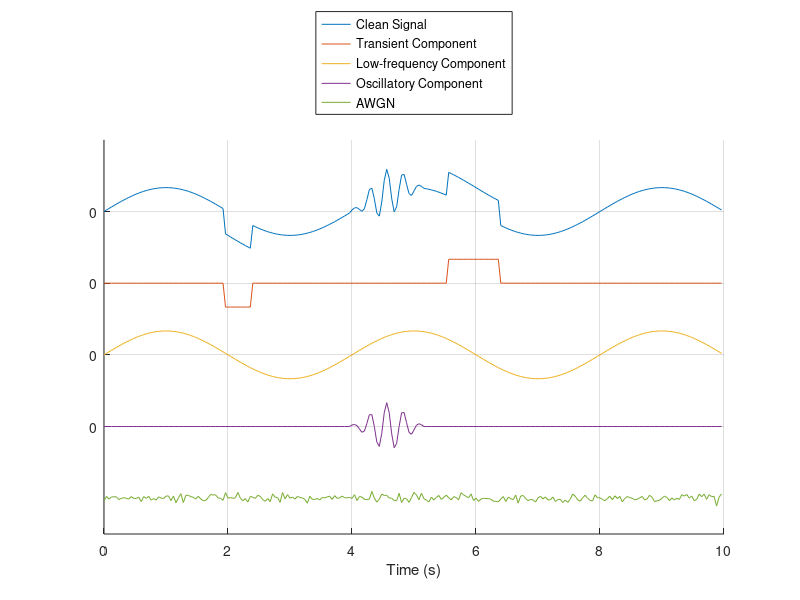

Write MATLAB code to recreate this figure. (Note: this script raises an error after producing the figure.)
%%  This file provides a demo of the DETOKS algorithm
%   
%   Please cite as: 
%   A. Parekh, I.W. Selesnick, D. Rapaport, I.Ayappa, Detection of
%   K-complexes and sleep spindles (DETOKS) using sparse optimization,
%   Journal of Neuroscience Methods, vol. 251, pp. 37-46, 2015. 
%   
%   Last Edit: March 29th, 2016. Ankit Parekh(ankit.parekh@nyu.edu)
%   Copyright (c) 2015. 
%% Initialization

clear; close all; clc;
%% Create synthetic signal

% Initialize noise level and signal length
rng('default')
sigma = 0.1;
fs = 25;
N = 10*fs;
n = 0:N-1;


% Generate synthetic components
% low-frequency
f = 0.25;
f = sin(2*f/fs*pi*n);      

% oscillatory
s = zeros(size(n));
s(100+(1:30)) = sin(2*pi*0.15*(1:30)) .* hamming(30)';
x = zeros(size(n));

% sparse piece-wise constant
x(50:60) = -1;
x(140:160) = 1;

w = sigma * randn(size(n));
y = f+s+x + w;

figure(1), clf
gap = 3;
plot(n/fs, f+s+x, n/fs, x-gap, n/fs, f-2*gap, n/fs, s-3*gap, n/fs, w-4*gap)
box off
grid on
legend('Clean Signal','Transient Component', 'Low-frequency Component', 'Oscillatory Component','AWGN','location','northoutside')
ylim([-4.5*gap gap])
set(gca,'YTick',...
    [-3*gap -2*gap  -gap 0],'YTickLabel',0)
xlabel('Time (s)')

%% Run DETOKS to estimate the components

% Parameters
Hz = 0.5;
lam1 = 0.01;
lam2 = 0.3;
lam3 = 0.15;
d = 2;      
fc = Hz/(fs/2);
Nit = 30;
mu = 0.8;

time = cputime;
[x,s,f,cost] = DETOKS(y,fs,d,fc,lam1,lam2,lam3,Nit,mu);
time = cputime-time;

figure(2), clf
plot(cost, 'k')
box off
xlabel('Iteration')
ylabel('Cost function value')
title(sprintf('Cost function history. Time taken = %1.2f seconds', time))

%% Plot the components
figure(3), clf

residual = y-(x+f+s)';
gap = 3;
plot(n/fs, y, n/fs, x-gap, n/fs, f-2*gap, n/fs, s-3*gap, n/fs, residual-4*gap)
box off
grid on
legend('Noisy Input Signal','Transient Component', 'Low-frequency Component', 'Oscillatory Component','Residual','location','northoutside')
title('Estimated components using DETOKS')
ylim([-4.5*gap gap])
set(gca,'YTick',...
    [-3*gap -2*gap  -gap 0],'YTickLabel',0)
xlabel('Time (s)')
